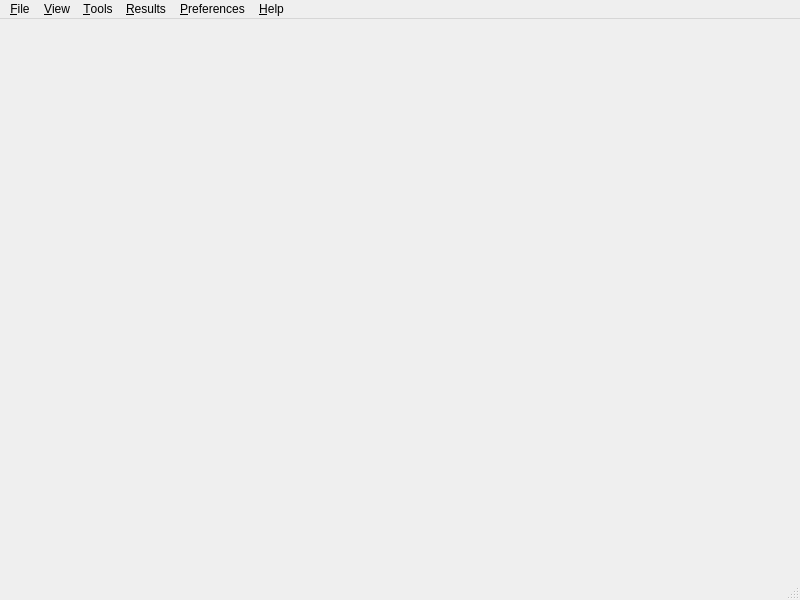
<?xml version="1.0" encoding="UTF-8"?>
<ui version="4.0">
 <class>RclMainBase</class>
 <widget class="QMainWindow" name="RclMainBase">
  <property name="geometry">
   <rect>
    <x>0</x>
    <y>0</y>
    <width>800</width>
    <height>600</height>
   </rect>
  </property>
  <property name="sizePolicy">
   <sizepolicy hsizetype="Preferred" vsizetype="Minimum">
    <horstretch>0</horstretch>
    <verstretch>0</verstretch>
   </sizepolicy>
  </property>
  <property name="windowTitle">
   <string>Recoll</string>
  </property>
  <widget class="QWidget" name="centralwidget">
   <layout class="QVBoxLayout" name="verticalLayout">
    <property name="spacing">
     <number>0</number>
    </property>
    <property name="leftMargin">
     <number>4</number>
    </property>
    <property name="topMargin">
     <number>2</number>
    </property>
    <property name="rightMargin">
     <number>4</number>
    </property>
    <property name="bottomMargin">
     <number>2</number>
    </property>
    <item>
     <widget class="SSearch" name="sSearch" native="true">
      <property name="sizePolicy">
       <sizepolicy hsizetype="Expanding" vsizetype="Fixed">
        <horstretch>0</horstretch>
        <verstretch>0</verstretch>
       </sizepolicy>
      </property>
     </widget>
    </item>
    <item>
     <widget class="ResList" name="reslist" native="true">
      <property name="sizePolicy">
       <sizepolicy hsizetype="Preferred" vsizetype="Preferred">
        <horstretch>2</horstretch>
        <verstretch>0</verstretch>
       </sizepolicy>
      </property>
     </widget>
    </item>
   </layout>
  </widget>
  <widget class="QStatusBar" name="statusbar"/>
  <widget class="QMenuBar" name="MenuBar">
   <property name="geometry">
    <rect>
     <x>0</x>
     <y>0</y>
     <width>800</width>
     <height>25</height>
    </rect>
   </property>
   <widget class="QMenu" name="fileMenu">
    <property name="title">
     <string>&amp;File</string>
    </property>
    <addaction name="fileToggleIndexingAction"/>
    <addaction name="fileRebuildIndexAction"/>
    <addaction name="actionSpecial_Indexing"/>
    <addaction name="separator"/>
    <addaction name="actionSave_last_query"/>
    <addaction name="actionLoad_saved_query"/>
    <addaction name="separator"/>
    <addaction name="fileEraseSearchHistoryAction"/>
    <addaction name="fileEraseDocHistoryAction"/>
    <addaction name="separator"/>
    <addaction name="fileExitAction"/>
   </widget>
   <widget class="QMenu" name="viewMenu">
    <property name="title">
     <string>&amp;View</string>
    </property>
    <addaction name="showMissingHelpers_Action"/>
    <addaction name="showActiveTypes_Action"/>
    <addaction name="actionShow_index_statistics"/>
    <addaction name="separator"/>
    <addaction name="toggleFullScreenAction"/>
   </widget>
   <widget class="QMenu" name="toolsMenu">
    <property name="title">
     <string>&amp;Tools</string>
    </property>
    <addaction name="toolsDoc_HistoryAction"/>
    <addaction name="toolsAdvanced_SearchAction"/>
    <addaction name="toolsSpellAction"/>
    <addaction name="actionShowQueryDetails"/>
    <addaction name="actionQuery_Fragments"/>
    <addaction name="actionWebcache_Editor"/>
   </widget>
   <widget class="QMenu" name="preferencesMenu">
    <property name="title">
     <string>&amp;Preferences</string>
    </property>
    <addaction name="indexConfigAction"/>
    <addaction name="indexScheduleAction"/>
    <addaction name="separator"/>
    <addaction name="queryPrefsAction"/>
    <addaction name="extIdxAction"/>
    <addaction name="separator"/>
    <addaction name="enbSynAction"/>
    <addaction name="separator"/>
   </widget>
   <widget class="QMenu" name="helpMenu">
    <property name="title">
     <string>&amp;Help</string>
    </property>
    <addaction name="userManualAction"/>
    <addaction name="showMissingHelpers_Action"/>
    <addaction name="showActiveTypes_Action"/>
    <addaction name="separator"/>
    <addaction name="helpAbout_RecollAction"/>
   </widget>
   <widget class="QMenu" name="menuResults">
    <property name="title">
     <string>&amp;Results</string>
    </property>
    <addaction name="nextPageAction"/>
    <addaction name="prevPageAction"/>
    <addaction name="firstPageAction"/>
    <addaction name="separator"/>
    <addaction name="actionSortByDateAsc"/>
    <addaction name="actionSortByDateDesc"/>
    <addaction name="separator"/>
    <addaction name="actionShowResultsAsTable"/>
    <addaction name="separator"/>
    <addaction name="actionSaveResultsAsCSV"/>
   </widget>
   <addaction name="fileMenu"/>
   <addaction name="viewMenu"/>
   <addaction name="toolsMenu"/>
   <addaction name="menuResults"/>
   <addaction name="preferencesMenu"/>
   <addaction name="separator"/>
   <addaction name="helpMenu"/>
  </widget>
  <action name="fileExitAction">
   <property name="text">
    <string>E&amp;xit</string>
   </property>
   <property name="shortcut">
    <string>Ctrl+Q</string>
   </property>
   <property name="name" stdset="0">
    <cstring>fileExitAction</cstring>
   </property>
  </action>
  <action name="fileToggleIndexingAction">
   <property name="text">
    <string>Update &amp;index</string>
   </property>
   <property name="name" stdset="0">
    <cstring>fileToggleIndexingAction</cstring>
   </property>
  </action>
  <action name="fileBumpIndexingAction">
   <property name="text">
    <string>Trigger incremental pass</string>
   </property>
   <property name="name" stdset="0">
    <cstring>fileBumpIndexingAction</cstring>
   </property>
   <property name="enabled">
    <bool>false</bool>
   </property>
  </action>
  <action name="fileRebuildIndexAction">
   <property name="text">
    <string>&amp;Rebuild index</string>
   </property>
   <property name="name" stdset="0">
    <cstring>fileRebuildIndexAction</cstring>
   </property>
  </action>
  <action name="fileEraseDocHistoryAction">
   <property name="text">
    <string>&amp;Erase document history</string>
   </property>
   <property name="name" stdset="0">
    <cstring>fileEraseDocHistoryAction</cstring>
   </property>
  </action>
  <action name="fileEraseSearchHistoryAction">
   <property name="text">
    <string>&amp;Erase search history</string>
   </property>
   <property name="name" stdset="0">
    <cstring>fileEraseSearchHistoryAction</cstring>
   </property>
  </action>
  <action name="showMissingHelpers_Action">
   <property name="text">
    <string>Missing &amp;helpers</string>
   </property>
   <property name="name" stdset="0">
    <cstring>showMissingHelpers_Action</cstring>
   </property>
  </action>
  <action name="showActiveTypes_Action">
   <property name="text">
    <string>Indexed &amp;MIME types</string>
   </property>
   <property name="name" stdset="0">
    <cstring>showActiveTypes_Action</cstring>
   </property>
  </action>
  <action name="helpAbout_RecollAction">
   <property name="text">
    <string>&amp;About Recoll</string>
   </property>
   <property name="name" stdset="0">
    <cstring>helpAbout_RecollAction</cstring>
   </property>
  </action>
  <action name="userManualAction">
   <property name="text">
    <string>&amp;User manual</string>
   </property>
   <property name="name" stdset="0">
    <cstring>userManualAction</cstring>
   </property>
  </action>
  <action name="toolsDoc_HistoryAction">
   <property name="icon">
    <iconset resource="recoll.qrc">
     <normaloff>:/images/history.png</normaloff>:/images/history.png</iconset>
   </property>
   <property name="text">
    <string>Document &amp;History</string>
   </property>
   <property name="toolTip">
    <string>Document  History</string>
   </property>
   <property name="name" stdset="0">
    <cstring>toolsDoc_HistoryAction</cstring>
   </property>
  </action>
  <action name="toolsAdvanced_SearchAction">
   <property name="icon">
    <iconset resource="recoll.qrc">
     <normaloff>:/images/asearch.png</normaloff>:/images/asearch.png</iconset>
   </property>
   <property name="text">
    <string>&amp;Advanced Search</string>
   </property>
   <property name="toolTip">
    <string>Advanced/complex  Search</string>
   </property>
   <property name="name" stdset="0">
    <cstring>toolsAdvanced_SearchAction</cstring>
   </property>
  </action>
  <action name="toolsSort_parametersAction">
   <property name="text">
    <string>&amp;Sort parameters</string>
   </property>
   <property name="toolTip">
    <string>Sort parameters</string>
   </property>
   <property name="name" stdset="0">
    <cstring>toolsSort_parametersAction</cstring>
   </property>
  </action>
  <action name="toolsSpellAction">
   <property name="icon">
    <iconset resource="recoll.qrc">
     <normaloff>:/images/spell.png</normaloff>:/images/spell.png</iconset>
   </property>
   <property name="text">
    <string>Term &amp;explorer</string>
   </property>
   <property name="toolTip">
    <string>Term explorer tool</string>
   </property>
   <property name="name" stdset="0">
    <cstring>toolsSpellAction</cstring>
   </property>
  </action>
  <action name="nextPageAction">
   <property name="enabled">
    <bool>false</bool>
   </property>
   <property name="icon">
    <iconset resource="recoll.qrc">
     <normaloff>:/images/nextpage.png</normaloff>:/images/nextpage.png</iconset>
   </property>
   <property name="iconText">
    <string>Next page</string>
   </property>
   <property name="toolTip">
    <string>Next page of results</string>
   </property>
   <property name="shortcut">
    <string>PgDown</string>
   </property>
   <property name="name" stdset="0">
    <cstring>nextPageAction</cstring>
   </property>
  </action>
  <action name="firstPageAction">
   <property name="enabled">
    <bool>false</bool>
   </property>
   <property name="icon">
    <iconset resource="recoll.qrc">
     <normaloff>:/images/firstpage.png</normaloff>:/images/firstpage.png</iconset>
   </property>
   <property name="iconText">
    <string>First page</string>
   </property>
   <property name="toolTip">
    <string>Go to first page of results</string>
   </property>
   <property name="shortcut">
    <string>Shift+PgUp</string>
   </property>
   <property name="name" stdset="0">
    <cstring>firstPageAction</cstring>
   </property>
  </action>
  <action name="prevPageAction">
   <property name="enabled">
    <bool>false</bool>
   </property>
   <property name="icon">
    <iconset resource="recoll.qrc">
     <normaloff>:/images/prevpage.png</normaloff>:/images/prevpage.png</iconset>
   </property>
   <property name="iconText">
    <string>Previous page</string>
   </property>
   <property name="toolTip">
    <string>Previous page of results</string>
   </property>
   <property name="shortcut">
    <string>PgUp</string>
   </property>
   <property name="name" stdset="0">
    <cstring>prevPageAction</cstring>
   </property>
  </action>
  <action name="indexConfigAction">
   <property name="text">
    <string>&amp;Index configuration</string>
   </property>
   <property name="name" stdset="0">
    <cstring>indexConfigAction</cstring>
   </property>
  </action>
  <action name="indexScheduleAction">
   <property name="text">
    <string>Indexing &amp;schedule</string>
   </property>
   <property name="name" stdset="0">
    <cstring>indexScheduleAction</cstring>
   </property>
  </action>
  <action name="queryPrefsAction">
   <property name="text">
    <string>&amp;GUI configuration</string>
   </property>
   <property name="name" stdset="0">
    <cstring>queryPrefsAction</cstring>
   </property>
  </action>
  <action name="extIdxAction">
   <property name="text">
    <string>E&amp;xternal index dialog</string>
   </property>
   <property name="iconText">
    <string>External index dialog</string>
   </property>
   <property name="name" stdset="0">
    <cstring>extIdxAction</cstring>
   </property>
  </action>
  <action name="enbSynAction">
   <property name="checkable">
    <bool>true</bool>
   </property>
   <property name="text">
    <string>Enable synonyms</string>
   </property>
   <property name="iconText">
    <string>Enable synonyms</string>
   </property>
   <property name="name" stdset="0">
    <cstring>enbSynAction</cstring>
   </property>
  </action>
  <action name="toggleFullScreenAction">
   <property name="text">
    <string>&amp;Full Screen</string>
   </property>
   <property name="iconText">
    <string>Full Screen</string>
   </property>
   <property name="shortcut">
    <string>F11</string>
   </property>
   <property name="name" stdset="0">
    <cstring>toggleFullScreenAction</cstring>
   </property>
  </action>
  <action name="actionSortByDateAsc">
   <property name="checkable">
    <bool>true</bool>
   </property>
   <property name="enabled">
    <bool>false</bool>
   </property>
   <property name="icon">
    <iconset resource="recoll.qrc">
     <normaloff>:/images/up.png</normaloff>:/images/up.png</iconset>
   </property>
   <property name="text">
    <string>Sort by date, oldest first</string>
   </property>
   <property name="toolTip">
    <string>Sort by dates from oldest to newest</string>
   </property>
  </action>
  <action name="actionSortByDateDesc">
   <property name="checkable">
    <bool>true</bool>
   </property>
   <property name="enabled">
    <bool>false</bool>
   </property>
   <property name="icon">
    <iconset resource="recoll.qrc">
     <normaloff>:/images/down.png</normaloff>:/images/down.png</iconset>
   </property>
   <property name="text">
    <string>Sort by date, newest first</string>
   </property>
   <property name="toolTip">
    <string>Sort by dates from newest to oldest</string>
   </property>
  </action>
  <action name="actionShowQueryDetails">
   <property name="text">
    <string>Show Query Details</string>
   </property>
  </action>
  <action name="actionShowResultsAsTable">
   <property name="checkable">
    <bool>true</bool>
   </property>
   <property name="icon">
    <iconset resource="recoll.qrc">
     <normaloff>:/images/table.png</normaloff>:/images/table.png</iconset>
   </property>
   <property name="text">
    <string>Show as table</string>
   </property>
   <property name="toolTip">
    <string>Show results in a spreadsheet-like table</string>
   </property>
  </action>
  <action name="actionSaveResultsAsCSV">
   <property name="text">
    <string>Save as CSV (spreadsheet) file</string>
   </property>
   <property name="toolTip">
    <string>Saves the result into a file which you can load in a spreadsheet</string>
   </property>
  </action>
  <action name="actionNext_Page">
   <property name="text">
    <string>Next Page</string>
   </property>
  </action>
  <action name="actionPrevious_Page">
   <property name="text">
    <string>Previous Page</string>
   </property>
  </action>
  <action name="actionFirst_Page">
   <property name="text">
    <string>First Page</string>
   </property>
  </action>
  <action name="actionQuery_Fragments">
   <property name="icon">
    <iconset resource="recoll.qrc">
     <normaloff>:/images/code-block.png</normaloff>:/images/code-block.png</iconset>
   </property>
   <property name="text">
    <string>Query Fragments</string>
   </property>
  </action>
  <action name="fileRetryFailedAction">
   <property name="checkable">
    <bool>true</bool>
   </property>
   <property name="text">
    <string>    With failed files retrying</string>
   </property>
   <property name="toolTip">
    <string>Next update will retry previously failed files</string>
   </property>
   <property name="name" stdset="0">
    <cstring>fileToggleIndexingAction</cstring>
   </property>
  </action>
  <action name="actionSave_last_query">
   <property name="text">
    <string>Save last query</string>
   </property>
  </action>
  <action name="actionLoad_saved_query">
   <property name="text">
    <string>Load saved query</string>
   </property>
  </action>
  <action name="actionSpecial_Indexing">
   <property name="text">
    <string>Special Indexing</string>
   </property>
   <property name="toolTip">
    <string>Indexing with special options</string>
   </property>
  </action>
  <action name="actionShow_index_statistics">
   <property name="text">
    <string>Index &amp;statistics</string>
   </property>
  </action>
  <action name="actionWebcache_Editor">
   <property name="text">
    <string>Webcache Editor</string>
   </property>
  </action>
 </widget>
 <layoutdefault spacing="2" margin="2"/>
 <customwidgets>
  <customwidget>
   <class>SSearch</class>
   <extends>QWidget</extends>
   <header>ssearch_w.h</header>
  </customwidget>
  <customwidget>
   <class>ResList</class>
   <extends>QWidget</extends>
   <header>reslist.h</header>
  </customwidget>
 </customwidgets>
 <includes>
  <include location="local">ssearch_w.h</include>
  <include location="local">reslist.h</include>
 </includes>
 <resources>
  <include location="recoll.qrc"/>
 </resources>
 <connections/>
</ui>
